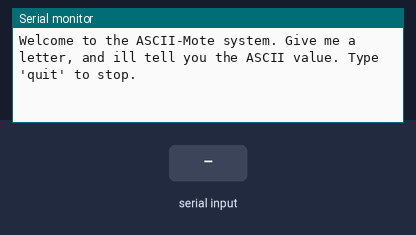
A sketch run on a simulated Arduino Uno, built with avr-gcc and run on an emulated ATmega328P. Parts: the last lines printed to the serial monitor. The test bench sets the inputs (shaded band).

Above: at 1.2 s.
1.3 s: "1" received over Serial
At 2.1 s:
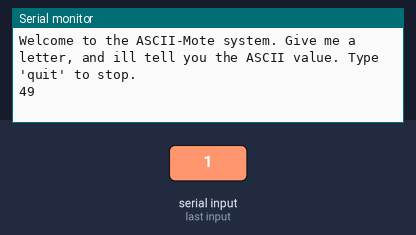
2.8 s: "0" received over Serial
At 3.2 s:
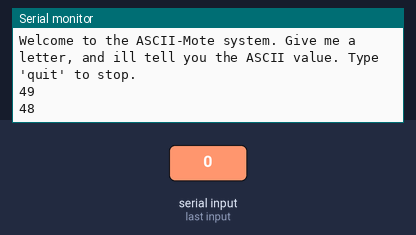
4.3 s: "2" received over Serial
At 5.5 s:
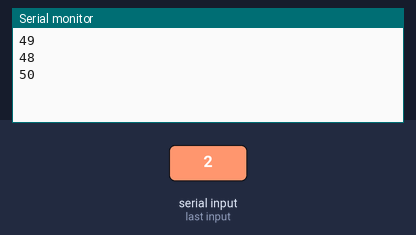

The sketch:

hello_moto.ino
```cpp
#include <Streaming.h>

void setup() {
	Serial.begin(57600);
	// 10s reset time
	Serial.setTimeout(1000);

	Serial << "Welcome to the ASCII-Mote system. Give me a letter, and ill tell you the ASCII value. Type 'quit' to stop." << endl;
}

int recstatus = 0;
char receiveBuffer[10];
void loop() {

	// Get the letter
	recstatus = Serial.readBytes(receiveBuffer, 1);
	if (recstatus > 0) {
		// Print out the numerical value
		Serial << (uint8_t) receiveBuffer[0] << endl;
	}
}
```

Measured:
- after the input at 1.3 s, the serial monitor: prints a new line at once (image 1)
- after the input at 2.8 s, the serial monitor: prints a new line at once (image 2)
- after the input at 4.3 s, the serial monitor: prints a new line at once (image 3)
